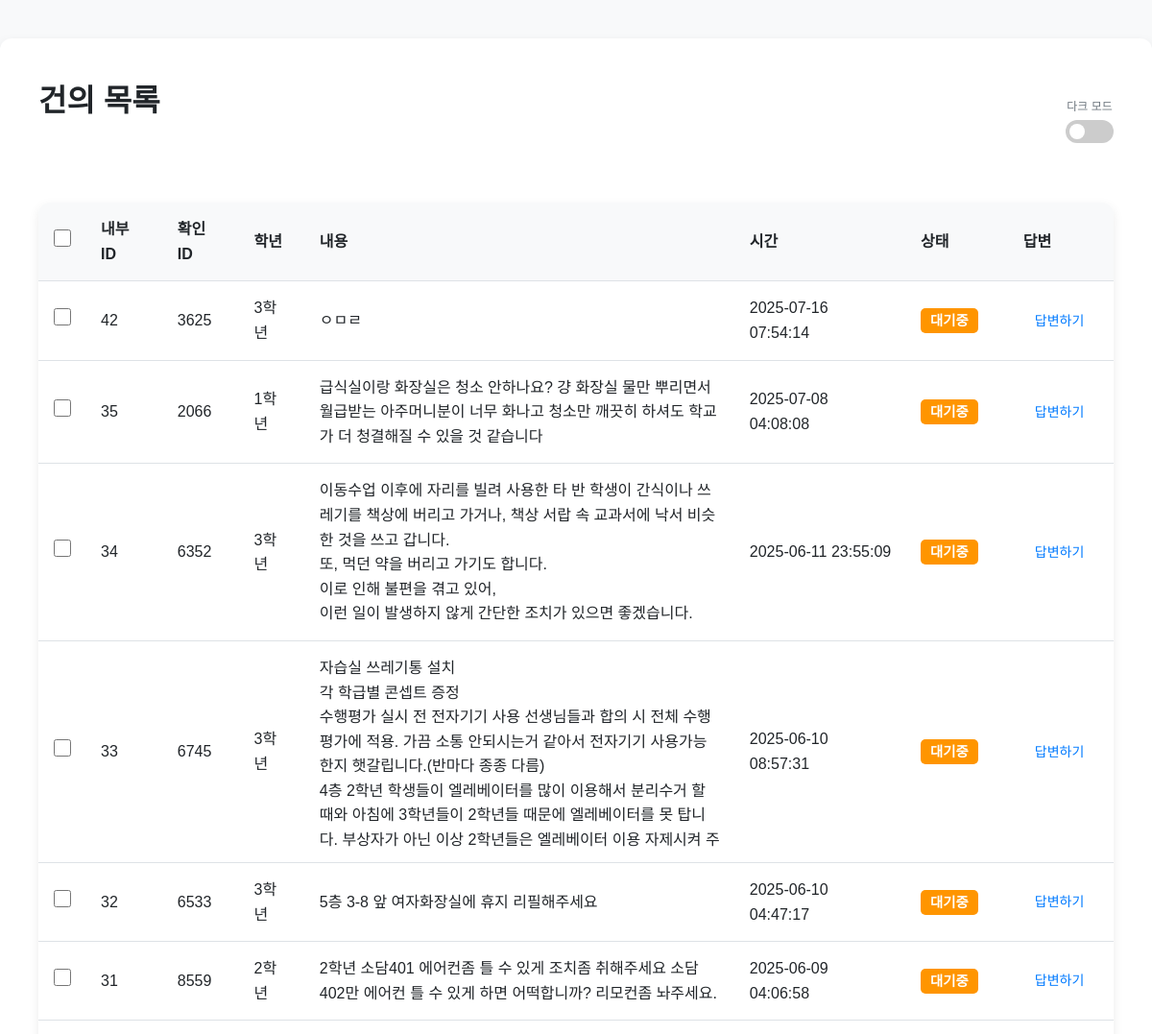
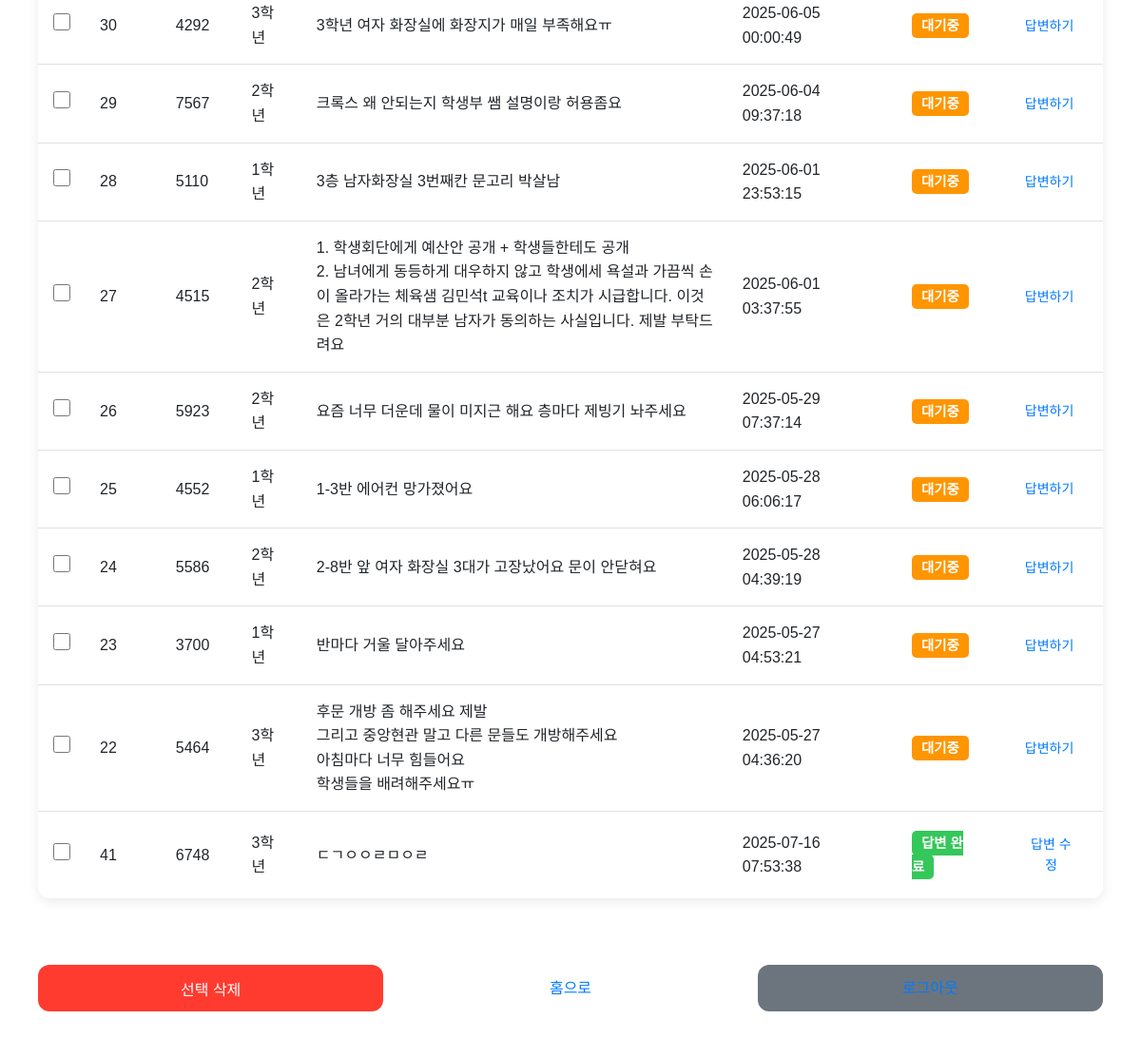
The app's page /admin/panel (signed in) with its own data (2 pictures, top to bottom).
### tables this page shows
CREATE TABLE suggestions (
                    id INTEGER PRIMARY KEY AUTOINCREMENT,
                    grade TEXT NOT NULL,
                    content TEXT NOT NULL,
                    timestamp DATETIME DEFAULT CURRENT_TIMESTAMP
                , ip_address TEXT, user_agent TEXT, answer TEXT, status TEXT DEFAULT '대기중', answered_at DATETIME, answered_by TEXT, public_id TEXT, user_token TEXT);

### app.py (the view)
@app.route('/admin/panel', methods=['GET'])
def admin_panel():
    if 'admin' not in session:
        return redirect(url_for('admin_login'))
    conn = sqlite3.connect('db.sqlite3')
    c = conn.cursor()
    c.execute('''
        SELECT id, grade, content, timestamp, status, answer, public_id
        FROM suggestions ORDER BY CASE status WHEN '대기중' THEN 1 ELSE 2 END, timestamp DESC
    ''')
    suggestions = c.fetchall()
    conn.close()
    return render_template('admin_panel.html', suggestions=suggestions)

### app.py (called while the page is built, shortened)
@app.before_request
def auto_login():
    if 'admin' in session:
        return

### templates/admin_panel.html (shortened to what this page needs)
<!DOCTYPE html>
<html lang="ko">
<head>
    <link rel="stylesheet" href="{{ url_for('static', filename='style.css') }}">
</head>
<body>
    <div class="container" style="max-width: 1200px;">
        <div style="display: flex; justify-content: space-between; align-items: center; margin-bottom: 20px;">
            <h1>건의 목록</h1>
            <div class="theme-switch-wrapper">
                <span>다크 모드</span>
                <label class="theme-switch" for="theme-toggle">
                    <div class="slider round"></div>
                </label>
            </div>
        </div>
        <form method="POST" action="{{ url_for('delete_suggestions') }}">
            <table>
                <thead>
                    <tr>
                        <th class="checkbox-cell"><input type="checkbox" onclick="toggleAll(this)"></th>
                        <th>내부 ID</th>
                        <th>확인 ID</th>
                        <th>학년</th>
                        <th style="width: 40%;">내용</th>
                        <th>시간</th>
                        <th>상태</th>
                        <th>답변</th>
                    </tr>
                </thead>
                <tbody>
                    {% for suggestion in suggestions %}
                    <tr>
                        <td class="checkbox-cell" data-label="선택">
                            <input type="checkbox" name="delete_ids" value="{{ suggestion[0] }}">
                        </td>
                        <td data-label="내부 ID">{{ suggestion[0] }}</td>
                        <td data-label="확인 ID">{{ suggestion[6] or 'N/A' }}</td>
                        <td data-label="학년">{{ suggestion[1] }}</td>
                        <td class="content-cell" data-label="내용">
                            <div class="content-text">{{ suggestion[2] }}</div>
                        </td>
                        <td data-label="시간">{{ suggestion[3] }}</td>
                        <td data-label="상태">
                            {% if suggestion[4] == '답변 완료' %}
                                <span class="status answered">답변 완료</span>
                            {% else %}
                                <span class="status pending">대기중</span>
                            {% endif %}
                        </td>
                        <td data-label="답변">
                            <a href="{{ url_for('admin_reply', suggestion_id=suggestion[0]) }}" class="btn action-btn">
                                {% if suggestion[5] %}답변 수정{% else %}답변하기{% endif %}
                            </a>
                        </td>
                    </tr>
                    {% endfor %}
                </tbody>
            </table>
            <div class="admin-buttons">
                <button type="submit" class="btn btn-danger" onclick="return confirm('선택한 건의를 정말 삭제하시겠습니까?')">선택 삭제</button>
                <a href="{{ url_for('index') }}" class="btn">홈으로</a>
                <a href="{{ url_for('logout') }}" class="btn" style="background-color: var(--secondary-text-color) !important;">로그아웃</a>
            </div>
        </form>
    </div>
</body>
</html>

### static/style.css (style rules this page uses)
:root { --primary-color: #007aff; --primary-hover-color: #0056b3; --danger-color: #ff3b30; --danger-hover-color: #c50f0f; --bg-color: #f8f9fa; --secondary-bg-color: #ffffff; --text-color: #212529; --secondary-text-color: #6c757d; --border-color: #dee2e6; --shadow: 0 4px 12px rgba(0, 0, 0, 0.08); --border-radius: 12px; }
* { box-sizing: border-box; margin: 0; padding: 0; }
body { font-family: 'Noto Sans KR', sans-serif; background-color: var(--bg-color); color: var(--text-color); line-height: 1.6; display: flex; flex-direction: column; min-height: 100vh; transition: background-color 0.3s, color 0.3s; }
.container { max-width: 700px; margin: 40px auto; padding: 40px; background: var(--secondary-bg-color); border-radius: var(--border-radius); box-shadow: var(--shadow); flex-grow: 1; transition: background-color 0.3s; }
h1 { text-align: center; margin-bottom: 30px; color: var(--text-color); font-weight: 700; }
a { color: var(--primary-color); text-decoration: none; transition: color 0.2s ease-in-out; }
form { display: flex; flex-direction: column; gap: 20px; }
label { font-weight: 500; margin-bottom: -10px; color: var(--text-color); }
button, .btn { padding: 12px 20px; border: none; border-radius: var(--border-radius); font-size: 16px; font-weight: 500; cursor: pointer; transition: background-color 0.2s, transform 0.1s; text-align: center; display: inline-block; width: 100%; }
button[type="submit"], .btn-primary { background-color: var(--primary-color); color: var(--secondary-bg-color); }
.btn-danger, .logout-btn { background-color: var(--danger-color) !important; color: var(--secondary-bg-color) !important; }
.admin-buttons { display: flex; gap: 15px; margin-top: 20px; }
.admin-buttons a, .admin-buttons button { flex: 1; text-decoration: none; }
.theme-switch-wrapper { display: flex; flex-direction: column; align-items: center; }
.theme-switch-wrapper span { font-size: 12px; color: var(--secondary-text-color); margin-bottom: 4px; }
.theme-switch { display: inline-block; height: 24px; position: relative; width: 50px; }
.slider { background-color: #ccc; bottom: 0; cursor: pointer; left: 0; position: absolute; right: 0; top: 0; transition: .4s; border-radius: 34px; }
.slider:before { background-color: #fff; bottom: 4px; content: ""; height: 16px; left: 4px; position: absolute; transition: .4s; width: 16px; border-radius: 50%; }
table { width: 100%; border-collapse: collapse; margin: 30px 0; box-shadow: var(--shadow); border-radius: var(--border-radius); overflow: hidden; background-color: var(--secondary-bg-color); }
th, td { padding: 15px; text-align: left; border-bottom: 1px solid var(--border-color); }
th { background-color: var(--bg-color); font-weight: 700; }
tbody tr:last-child td { border-bottom: none; }
.checkbox-cell { width: 50px; text-align: center; }
.checkbox-cell input { width: 18px; height: 18px; }
.content-text { white-space: pre-wrap; max-height: 200px; overflow-y: auto; }

### templates/admin_panel.html (style rules this page uses)
.status { font-weight: 700; padding: 5px 10px; border-radius: 5px; color: var(--secondary-bg-color); text-align: center; font-size: 0.9em; }
.status.pending { background-color: #ff9500; }
.status.answered { background-color: #34c759; }
.action-btn { padding: 8px 12px; font-size: 14px; width: auto; }

### records on screen
suggestions: id "42", public "3625", grade "3학년", content "ㅇㅁㄹ", timestamp "2025-07-16 07:54:14", status "대기중", shows "답변하기"
suggestions: id "35", public "2066", grade "1학년", content "급식실이랑 화장실은 청소 안하나요? 걍 화장실 물만 뿌리면서 월급받는 아주머니분이 너무 화나고 청소만 깨끗히 하셔도 학교가 더 청결해질 수 있을 것 같습니다", timestamp "2025-07-08 04:08:08", status "대기중", shows "답변하기"
suggestions: id "34", public "6352", grade "3학년", content "이동수업 이후에 자리를 빌려 사용한 타 반 학생이 간식이나 쓰레기를 책상에 버리고 가거나, 책상 서랍 속 교과서에 낙서 비슷한 것을 쓰고 갑니다. 또, 먹던 약을 버리고 가기도 합니다. 이로 인해 불편을 겪고 있어, 이런 일이 발생하지 않게 간단한 조치가 있으면 좋겠습니다.", timestamp "2025-06-11 23:55:09", status "대기중", shows "답변하기"
suggestions: id "33", public "6745", grade "3학년", content "자습실 쓰레기통 설치 각 학급별 콘셉트 증정 수행평가 실시 전 전자기기 사용 선생님들과 합의 시 전체 수행평가에 적용. 가끔 소통 안되시는거 같아서 전자기기 사용가능한지 햇갈립니다.(반마다 종종 다름) 4층 2학년 학생들이 엘레베이터를 많이 이용해서 분리수거 할 때와 아침에 3학년들이 2학년들 때문에 엘레베이터를 못 탑니다. 부상자가 아닌 이상 2학년들은 엘레베이터 이용 자제시켜…", timestamp "2025-06-10 08:57:31", status "대기중", shows "답변하기"
suggestions: id "32", public "6533", grade "3학년", content "5층 3-8 앞 여자화장실에 휴지 리필해주세요", timestamp "2025-06-10 04:47:17", status "대기중", shows "답변하기"
suggestions: id "31", public "8559", grade "2학년", content "2학년 소담401 에어컨좀 틀 수 있게 조치좀 취해주세요 소담402만 에어컨 틀 수 있게 하면 어떡합니까? 리모컨좀 놔주세요.", timestamp "2025-06-09 04:06:58", status "대기중", shows "답변하기"
suggestions: id "30", public "4292", grade "3학년", content "3학년 여자 화장실에 화장지가 매일 부족해요ㅠ", timestamp "2025-06-05 00:00:49", status "대기중", shows "답변하기"
suggestions: id "29", public "7567", grade "2학년", content "크록스 왜 안되는지 학생부 쌤 설명이랑 허용좀요", timestamp "2025-06-04 09:37:18", status "대기중", shows "답변하기"
suggestions: id "28", public "5110", grade "1학년", content "3층 남자화장실 3번째칸 문고리 박살남", timestamp "2025-06-01 23:53:15", status "대기중", shows "답변하기"
suggestions: id "27", public "4515", grade "2학년", content "1. 학생회단에게 예산안 공개 + 학생들한테도 공개 2. 남녀에게 동등하게 대우하지 않고 학생에세 욕설과 가끔씩 손이 올라가는 체육샘 김민석t 교육이나 조치가 시급합니다. 이것은 2학년 거의 대부분 남자가 동의하는 사실입니다. 제발 부탁드려요", timestamp "2025-06-01 03:37:55", status "대기중", shows "답변하기"
suggestions: id "26", public "5923", grade "2학년", content "요즘 너무 더운데 물이 미지근 해요 층마다 제빙기 놔주세요", timestamp "2025-05-29 07:37:14", status "대기중", shows "답변하기"
suggestions: id "25", public "4552", grade "1학년", content "1-3반 에어컨 망가졌어요", timestamp "2025-05-28 06:06:17", status "대기중", shows "답변하기"
suggestions: id "24", public "5586", grade "2학년", content "2-8반 앞 여자 화장실 3대가 고장났어요 문이 안닫혀요", timestamp "2025-05-28 04:39:19", status "대기중", shows "답변하기"
suggestions: id "23", public "3700", grade "1학년", content "반마다 거울 달아주세요", timestamp "2025-05-27 04:53:21", status "대기중", shows "답변하기"
suggestions: id "22", public "5464", grade "3학년", content "후문 개방 좀 해주세요 제발 그리고 중앙현관 말고 다른 문들도 개방해주세요 아침마다 너무 힘들어요 학생들을 배려해주세요ㅠ", timestamp "2025-05-27 04:36:20", status "대기중", shows "답변하기"
suggestions: id "41", public "6748", grade "3학년", content "ㄷㄱㅇㅇㄹㅁㅇㄹ", timestamp "2025-07-16 07:53:38", status "답변 완료", answer "답변 수정"
